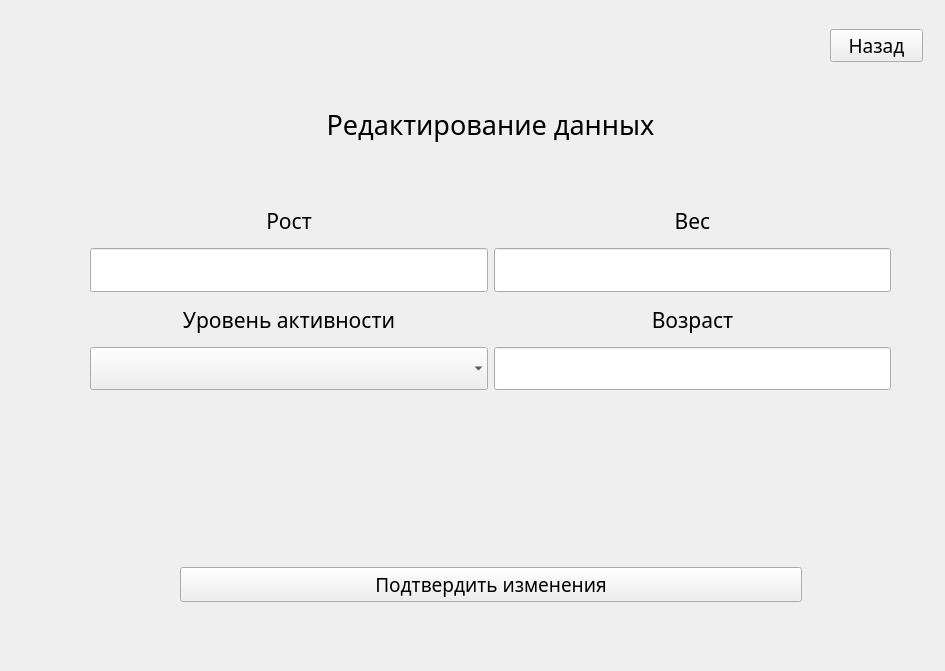
<?xml version="1.0" encoding="UTF-8"?>
<ui version="4.0">
 <class>RegLog</class>
 <widget class="QWidget" name="RegLog">
  <property name="geometry">
   <rect>
    <x>0</x>
    <y>0</y>
    <width>945</width>
    <height>671</height>
   </rect>
  </property>
  <property name="windowTitle">
   <string>Form</string>
  </property>
  <widget class="QStackedWidget" name="stackedWidget">
   <property name="geometry">
    <rect>
     <x>20</x>
     <y>19</y>
     <width>921</width>
     <height>601</height>
    </rect>
   </property>
   <property name="currentIndex">
    <number>3</number>
   </property>
   <widget class="QWidget" name="page_7">
    <widget class="QWidget" name="formLayoutWidget_7">
     <property name="geometry">
      <rect>
       <x>170</x>
       <y>200</y>
       <width>561</width>
       <height>141</height>
      </rect>
     </property>
     <layout class="QFormLayout" name="formLayout_7">
      <item row="0" column="0">
       <spacer name="verticalSpacer_7">
        <property name="orientation">
         <enum>Qt::Vertical</enum>
        </property>
        <property name="sizeHint" stdset="0">
         <size>
          <width>20</width>
          <height>10</height>
         </size>
        </property>
       </spacer>
      </item>
      <item row="0" column="1">
       <widget class="QLabel" name="llogin_error">
        <property name="text">
         <string>неправильно введен логин</string>
        </property>
       </widget>
      </item>
      <item row="1" column="0">
       <widget class="QLabel" name="lname">
        <property name="font">
         <font>
          <family>Sitka Heading</family>
          <pointsize>14</pointsize>
         </font>
        </property>
        <property name="text">
         <string>Логин</string>
        </property>
       </widget>
      </item>
      <item row="1" column="1">
       <widget class="QLineEdit" name="llogin_le">
        <property name="maximumSize">
         <size>
          <width>16777215</width>
          <height>70</height>
         </size>
        </property>
        <property name="font">
         <font>
          <pointsize>14</pointsize>
         </font>
        </property>
       </widget>
      </item>
      <item row="2" column="0">
       <widget class="QLabel" name="lpassword">
        <property name="font">
         <font>
          <family>Sitka Heading</family>
          <pointsize>14</pointsize>
         </font>
        </property>
        <property name="text">
         <string>Пароль</string>
        </property>
       </widget>
      </item>
      <item row="2" column="1">
       <widget class="QLineEdit" name="lpassword_le">
        <property name="maximumSize">
         <size>
          <width>16777215</width>
          <height>70</height>
         </size>
        </property>
        <property name="font">
         <font>
          <pointsize>14</pointsize>
         </font>
        </property>
       </widget>
      </item>
      <item row="3" column="0">
       <spacer name="horizontalSpacer_5">
        <property name="orientation">
         <enum>Qt::Horizontal</enum>
        </property>
        <property name="sizeHint" stdset="0">
         <size>
          <width>40</width>
          <height>20</height>
         </size>
        </property>
       </spacer>
      </item>
      <item row="3" column="1">
       <widget class="QCheckBox" name="saveme">
        <property name="text">
         <string>Запомнить меня</string>
        </property>
       </widget>
      </item>
     </layout>
    </widget>
    <widget class="QWidget" name="horizontalLayoutWidget_8">
     <property name="geometry">
      <rect>
       <x>160</x>
       <y>520</y>
       <width>561</width>
       <height>81</height>
      </rect>
     </property>
     <layout class="QHBoxLayout" name="horizontalLayout_9" stretch="1,9,1">
      <item>
       <spacer name="horizontalSpacer_13">
        <property name="orientation">
         <enum>Qt::Horizontal</enum>
        </property>
        <property name="sizeType">
         <enum>QSizePolicy::Maximum</enum>
        </property>
        <property name="sizeHint" stdset="0">
         <size>
          <width>90</width>
          <height>20</height>
         </size>
        </property>
       </spacer>
      </item>
      <item>
       <widget class="QPushButton" name="lButton">
        <property name="sizePolicy">
         <sizepolicy hsizetype="Minimum" vsizetype="Fixed">
          <horstretch>0</horstretch>
          <verstretch>0</verstretch>
         </sizepolicy>
        </property>
        <property name="font">
         <font>
          <family>Sitka Heading</family>
          <pointsize>14</pointsize>
         </font>
        </property>
        <property name="text">
         <string>Войти</string>
        </property>
       </widget>
      </item>
      <item>
       <spacer name="horizontalSpacer_14">
        <property name="orientation">
         <enum>Qt::Horizontal</enum>
        </property>
        <property name="sizeType">
         <enum>QSizePolicy::Maximum</enum>
        </property>
        <property name="sizeHint" stdset="0">
         <size>
          <width>89</width>
          <height>20</height>
         </size>
        </property>
       </spacer>
      </item>
     </layout>
    </widget>
    <widget class="QLabel" name="login">
     <property name="geometry">
      <rect>
       <x>170</x>
       <y>130</y>
       <width>561</width>
       <height>48</height>
      </rect>
     </property>
     <property name="font">
      <font>
       <family>Sitka Heading</family>
       <pointsize>20</pointsize>
       <weight>50</weight>
       <italic>false</italic>
       <bold>false</bold>
       <underline>false</underline>
       <strikeout>false</strikeout>
       <stylestrategy>PreferDefault</stylestrategy>
       <kerning>true</kerning>
      </font>
     </property>
     <property name="text">
      <string>Вход в систему</string>
     </property>
     <property name="alignment">
      <set>Qt::AlignCenter</set>
     </property>
    </widget>
    <widget class="QLabel" name="new_question">
     <property name="geometry">
      <rect>
       <x>630</x>
       <y>10</y>
       <width>231</width>
       <height>31</height>
      </rect>
     </property>
     <property name="font">
      <font>
       <family>Sitka Heading</family>
       <pointsize>14</pointsize>
      </font>
     </property>
     <property name="text">
      <string>Новый пользователь?</string>
     </property>
    </widget>
    <widget class="QPushButton" name="registrNewButton">
     <property name="geometry">
      <rect>
       <x>650</x>
       <y>50</y>
       <width>170</width>
       <height>30</height>
      </rect>
     </property>
     <property name="font">
      <font>
       <family>Sitka Heading</family>
       <pointsize>14</pointsize>
      </font>
     </property>
     <property name="text">
      <string>Регистрация</string>
     </property>
    </widget>
   </widget>
   <widget class="QWidget" name="page">
    <widget class="QWidget" name="horizontalLayoutWidget">
     <property name="geometry">
      <rect>
       <x>170</x>
       <y>520</y>
       <width>561</width>
       <height>81</height>
      </rect>
     </property>
     <layout class="QHBoxLayout" name="horizontalLayout_3">
      <item>
       <spacer name="horizontalSpacer_2">
        <property name="orientation">
         <enum>Qt::Horizontal</enum>
        </property>
        <property name="sizeType">
         <enum>QSizePolicy::Maximum</enum>
        </property>
        <property name="sizeHint" stdset="0">
         <size>
          <width>90</width>
          <height>20</height>
         </size>
        </property>
       </spacer>
      </item>
      <item>
       <widget class="QPushButton" name="rButton">
        <property name="font">
         <font>
          <family>Sitka Heading</family>
          <pointsize>14</pointsize>
         </font>
        </property>
        <property name="text">
         <string>Зарегистрироваться</string>
        </property>
       </widget>
      </item>
      <item>
       <spacer name="horizontalSpacer">
        <property name="orientation">
         <enum>Qt::Horizontal</enum>
        </property>
        <property name="sizeType">
         <enum>QSizePolicy::Fixed</enum>
        </property>
        <property name="sizeHint" stdset="0">
         <size>
          <width>89</width>
          <height>20</height>
         </size>
        </property>
       </spacer>
      </item>
     </layout>
    </widget>
    <widget class="QLabel" name="registration">
     <property name="geometry">
      <rect>
       <x>170</x>
       <y>130</y>
       <width>561</width>
       <height>48</height>
      </rect>
     </property>
     <property name="font">
      <font>
       <family>Sitka Heading</family>
       <pointsize>20</pointsize>
       <weight>50</weight>
       <italic>false</italic>
       <bold>false</bold>
       <underline>false</underline>
       <strikeout>false</strikeout>
       <stylestrategy>PreferDefault</stylestrategy>
       <kerning>true</kerning>
      </font>
     </property>
     <property name="text">
      <string>Регистрация</string>
     </property>
     <property name="alignment">
      <set>Qt::AlignCenter</set>
     </property>
    </widget>
    <widget class="QWidget" name="formLayoutWidget">
     <property name="geometry">
      <rect>
       <x>170</x>
       <y>190</y>
       <width>561</width>
       <height>141</height>
      </rect>
     </property>
     <layout class="QFormLayout" name="formLayout">
      <item row="0" column="0">
       <spacer name="verticalSpacer">
        <property name="orientation">
         <enum>Qt::Vertical</enum>
        </property>
        <property name="sizeType">
         <enum>QSizePolicy::Fixed</enum>
        </property>
        <property name="sizeHint" stdset="0">
         <size>
          <width>20</width>
          <height>10</height>
         </size>
        </property>
       </spacer>
      </item>
      <item row="0" column="1">
       <widget class="QLabel" name="rlogin_error">
        <property name="text">
         <string>неправильно введен логин</string>
        </property>
       </widget>
      </item>
      <item row="1" column="0">
       <widget class="QLabel" name="rname">
        <property name="font">
         <font>
          <family>Sitka Heading</family>
          <pointsize>14</pointsize>
         </font>
        </property>
        <property name="text">
         <string>Логин</string>
        </property>
       </widget>
      </item>
      <item row="1" column="1">
       <widget class="QLineEdit" name="rlogin_le">
        <property name="font">
         <font>
          <pointsize>14</pointsize>
         </font>
        </property>
       </widget>
      </item>
      <item row="2" column="0">
       <widget class="QLabel" name="rpassword">
        <property name="font">
         <font>
          <family>Sitka Heading</family>
          <pointsize>14</pointsize>
         </font>
        </property>
        <property name="text">
         <string>Создать пароль</string>
        </property>
       </widget>
      </item>
      <item row="2" column="1">
       <widget class="QLineEdit" name="rpassword_le">
        <property name="font">
         <font>
          <pointsize>14</pointsize>
         </font>
        </property>
       </widget>
      </item>
      <item row="3" column="0">
       <widget class="QLabel" name="rpassword_acc">
        <property name="font">
         <font>
          <family>Sitka Heading</family>
          <pointsize>14</pointsize>
         </font>
        </property>
        <property name="text">
         <string>Подтвердить пароль</string>
        </property>
       </widget>
      </item>
      <item row="3" column="1">
       <widget class="QLineEdit" name="rpassword_le_acc">
        <property name="font">
         <font>
          <pointsize>14</pointsize>
         </font>
        </property>
       </widget>
      </item>
     </layout>
    </widget>
    <widget class="QPushButton" name="enterButton1">
     <property name="geometry">
      <rect>
       <x>670</x>
       <y>50</y>
       <width>121</width>
       <height>31</height>
      </rect>
     </property>
     <property name="font">
      <font>
       <family>Sitka Heading</family>
       <pointsize>14</pointsize>
      </font>
     </property>
     <property name="text">
      <string>Войти</string>
     </property>
    </widget>
    <widget class="QLabel" name="login_quest1">
     <property name="geometry">
      <rect>
       <x>650</x>
       <y>10</y>
       <width>201</width>
       <height>31</height>
      </rect>
     </property>
     <property name="font">
      <font>
       <family>Sitka Heading</family>
       <pointsize>14</pointsize>
      </font>
     </property>
     <property name="text">
      <string>Уже есть аккаунт?</string>
     </property>
    </widget>
   </widget>
   <widget class="QWidget" name="page_2">
    <widget class="QWidget" name="horizontalLayoutWidget_2">
     <property name="geometry">
      <rect>
       <x>140</x>
       <y>520</y>
       <width>691</width>
       <height>51</height>
      </rect>
     </property>
     <layout class="QHBoxLayout" name="horizontalLayout_4">
      <item>
       <spacer name="horizontalSpacer_3">
        <property name="orientation">
         <enum>Qt::Horizontal</enum>
        </property>
        <property name="sizeType">
         <enum>QSizePolicy::Maximum</enum>
        </property>
        <property name="sizeHint" stdset="0">
         <size>
          <width>90</width>
          <height>20</height>
         </size>
        </property>
       </spacer>
      </item>
      <item>
       <widget class="QPushButton" name="confirm">
        <property name="font">
         <font>
          <family>Sitka Heading</family>
          <pointsize>14</pointsize>
         </font>
        </property>
        <property name="text">
         <string>Подтвердить</string>
        </property>
       </widget>
      </item>
      <item>
       <spacer name="horizontalSpacer_4">
        <property name="orientation">
         <enum>Qt::Horizontal</enum>
        </property>
        <property name="sizeType">
         <enum>QSizePolicy::Fixed</enum>
        </property>
        <property name="sizeHint" stdset="0">
         <size>
          <width>89</width>
          <height>20</height>
         </size>
        </property>
       </spacer>
      </item>
     </layout>
    </widget>
    <widget class="QWidget" name="formLayoutWidget_2">
     <property name="geometry">
      <rect>
       <x>140</x>
       <y>200</y>
       <width>691</width>
       <height>241</height>
      </rect>
     </property>
     <layout class="QFormLayout" name="formLayout_2">
      <item row="0" column="0">
       <spacer name="verticalSpacer_2">
        <property name="orientation">
         <enum>Qt::Vertical</enum>
        </property>
        <property name="sizeType">
         <enum>QSizePolicy::Fixed</enum>
        </property>
        <property name="sizeHint" stdset="0">
         <size>
          <width>20</width>
          <height>10</height>
         </size>
        </property>
       </spacer>
      </item>
      <item row="0" column="1">
       <widget class="QLabel" name="derror">
        <property name="text">
         <string>неправильно введены данные</string>
        </property>
       </widget>
      </item>
      <item row="1" column="0">
       <widget class="QLabel" name="high">
        <property name="font">
         <font>
          <family>Sitka Heading</family>
          <pointsize>14</pointsize>
         </font>
        </property>
        <property name="text">
         <string>Рост</string>
        </property>
       </widget>
      </item>
      <item row="1" column="1">
       <widget class="QLineEdit" name="high_le">
        <property name="font">
         <font>
          <pointsize>14</pointsize>
         </font>
        </property>
       </widget>
      </item>
      <item row="2" column="0">
       <widget class="QLabel" name="weight">
        <property name="font">
         <font>
          <family>Sitka Heading</family>
          <pointsize>14</pointsize>
         </font>
        </property>
        <property name="text">
         <string>Вес</string>
        </property>
       </widget>
      </item>
      <item row="2" column="1">
       <widget class="QLineEdit" name="weight_le">
        <property name="font">
         <font>
          <pointsize>14</pointsize>
         </font>
        </property>
       </widget>
      </item>
      <item row="3" column="0">
       <widget class="QLabel" name="activ">
        <property name="font">
         <font>
          <family>Sitka Heading</family>
          <pointsize>14</pointsize>
         </font>
        </property>
        <property name="text">
         <string>Уровень активности</string>
        </property>
       </widget>
      </item>
      <item row="3" column="1">
       <widget class="QComboBox" name="activ_cb">
        <property name="sizePolicy">
         <sizepolicy hsizetype="Preferred" vsizetype="Fixed">
          <horstretch>0</horstretch>
          <verstretch>0</verstretch>
         </sizepolicy>
        </property>
        <property name="font">
         <font>
          <pointsize>15</pointsize>
         </font>
        </property>
       </widget>
      </item>
      <item row="4" column="0">
       <widget class="QLabel" name="age">
        <property name="font">
         <font>
          <family>Sitka Heading</family>
          <pointsize>14</pointsize>
         </font>
        </property>
        <property name="text">
         <string>Возраст</string>
        </property>
       </widget>
      </item>
      <item row="4" column="1">
       <widget class="QLineEdit" name="age_le">
        <property name="font">
         <font>
          <pointsize>14</pointsize>
         </font>
        </property>
       </widget>
      </item>
      <item row="5" column="0">
       <widget class="QLabel" name="gender_choice">
        <property name="font">
         <font>
          <family>Sitka Heading</family>
          <pointsize>14</pointsize>
         </font>
        </property>
        <property name="text">
         <string>Укажите пол</string>
        </property>
       </widget>
      </item>
      <item row="5" column="1">
       <layout class="QHBoxLayout" name="horizontalLayout">
        <item>
         <widget class="QRadioButton" name="maleButton">
          <property name="font">
           <font>
            <family>Sitka Heading</family>
            <pointsize>14</pointsize>
           </font>
          </property>
          <property name="text">
           <string>Мужской</string>
          </property>
         </widget>
        </item>
        <item>
         <widget class="QRadioButton" name="femaleButton">
          <property name="font">
           <font>
            <family>Sitka Heading</family>
            <pointsize>14</pointsize>
           </font>
          </property>
          <property name="text">
           <string>Женский</string>
          </property>
         </widget>
        </item>
       </layout>
      </item>
     </layout>
    </widget>
    <widget class="QLabel" name="registration_2">
     <property name="geometry">
      <rect>
       <x>330</x>
       <y>130</y>
       <width>291</width>
       <height>48</height>
      </rect>
     </property>
     <property name="font">
      <font>
       <family>Sitka Heading</family>
       <pointsize>20</pointsize>
       <weight>50</weight>
       <italic>false</italic>
       <bold>false</bold>
       <underline>false</underline>
       <strikeout>false</strikeout>
       <stylestrategy>PreferDefault</stylestrategy>
       <kerning>true</kerning>
      </font>
     </property>
     <property name="text">
      <string>Заполните форму</string>
     </property>
     <property name="alignment">
      <set>Qt::AlignCenter</set>
     </property>
    </widget>
    <widget class="QPushButton" name="enterButton2">
     <property name="geometry">
      <rect>
       <x>670</x>
       <y>50</y>
       <width>121</width>
       <height>31</height>
      </rect>
     </property>
     <property name="font">
      <font>
       <family>Sitka Heading</family>
       <pointsize>14</pointsize>
      </font>
     </property>
     <property name="text">
      <string>Войти</string>
     </property>
    </widget>
    <widget class="QLabel" name="login_quest2">
     <property name="geometry">
      <rect>
       <x>650</x>
       <y>10</y>
       <width>201</width>
       <height>31</height>
      </rect>
     </property>
     <property name="font">
      <font>
       <family>Sitka Heading</family>
       <pointsize>14</pointsize>
      </font>
     </property>
     <property name="text">
      <string>Уже есть аккаунт?</string>
     </property>
    </widget>
   </widget>
   <widget class="QWidget" name="page_3">
    <widget class="QLabel" name="UserDataChange">
     <property name="geometry">
      <rect>
       <x>70</x>
       <y>70</y>
       <width>801</width>
       <height>71</height>
      </rect>
     </property>
     <property name="font">
      <font>
       <family>Sitka Heading</family>
       <pointsize>20</pointsize>
      </font>
     </property>
     <property name="text">
      <string>Редактирование данных</string>
     </property>
     <property name="alignment">
      <set>Qt::AlignCenter</set>
     </property>
    </widget>
    <widget class="QPushButton" name="BackButtonChange">
     <property name="geometry">
      <rect>
       <x>810</x>
       <y>10</y>
       <width>93</width>
       <height>33</height>
      </rect>
     </property>
     <property name="font">
      <font>
       <family>Sitka Heading</family>
       <pointsize>14</pointsize>
      </font>
     </property>
     <property name="text">
      <string>Назад</string>
     </property>
    </widget>
    <widget class="QWidget" name="horizontalLayoutWidget_3">
     <property name="geometry">
      <rect>
       <x>70</x>
       <y>540</y>
       <width>801</width>
       <height>51</height>
      </rect>
     </property>
     <layout class="QHBoxLayout" name="horizontalLayout_8">
      <item>
       <spacer name="horizontalSpacer_7">
        <property name="orientation">
         <enum>Qt::Horizontal</enum>
        </property>
        <property name="sizeType">
         <enum>QSizePolicy::Minimum</enum>
        </property>
        <property name="sizeHint" stdset="0">
         <size>
          <width>90</width>
          <height>20</height>
         </size>
        </property>
       </spacer>
      </item>
      <item>
       <widget class="QPushButton" name="ChangesConfirmButton">
        <property name="font">
         <font>
          <family>Sitka Heading</family>
          <pointsize>14</pointsize>
         </font>
        </property>
        <property name="text">
         <string>Подтвердить изменения</string>
        </property>
       </widget>
      </item>
      <item>
       <spacer name="horizontalSpacer_8">
        <property name="orientation">
         <enum>Qt::Horizontal</enum>
        </property>
        <property name="sizeType">
         <enum>QSizePolicy::Minimum</enum>
        </property>
        <property name="sizeHint" stdset="0">
         <size>
          <width>89</width>
          <height>20</height>
         </size>
        </property>
       </spacer>
      </item>
     </layout>
    </widget>
    <widget class="QWidget" name="gridLayoutWidget">
     <property name="geometry">
      <rect>
       <x>70</x>
       <y>180</y>
       <width>801</width>
       <height>191</height>
      </rect>
     </property>
     <layout class="QGridLayout" name="gridLayout">
      <item row="0" column="0">
       <widget class="QLabel" name="heightedit">
        <property name="font">
         <font>
          <family>Sitka Heading</family>
          <pointsize>16</pointsize>
         </font>
        </property>
        <property name="text">
         <string>Рост</string>
        </property>
        <property name="alignment">
         <set>Qt::AlignCenter</set>
        </property>
       </widget>
      </item>
      <item row="2" column="0">
       <widget class="QLabel" name="activityedit">
        <property name="font">
         <font>
          <family>Sitka Heading</family>
          <pointsize>16</pointsize>
         </font>
        </property>
        <property name="text">
         <string>Уровень активности</string>
        </property>
        <property name="alignment">
         <set>Qt::AlignCenter</set>
        </property>
       </widget>
      </item>
      <item row="1" column="1">
       <widget class="QLineEdit" name="weight_ed">
        <property name="maximumSize">
         <size>
          <width>16777215</width>
          <height>70</height>
         </size>
        </property>
        <property name="font">
         <font>
          <pointsize>12</pointsize>
         </font>
        </property>
        <property name="alignment">
         <set>Qt::AlignCenter</set>
        </property>
       </widget>
      </item>
      <item row="1" column="0">
       <widget class="QLineEdit" name="height_ed">
        <property name="maximumSize">
         <size>
          <width>16777215</width>
          <height>70</height>
         </size>
        </property>
        <property name="font">
         <font>
          <pointsize>12</pointsize>
         </font>
        </property>
        <property name="alignment">
         <set>Qt::AlignCenter</set>
        </property>
       </widget>
      </item>
      <item row="2" column="1">
       <widget class="QLabel" name="ageedit">
        <property name="font">
         <font>
          <family>Sitka Heading</family>
          <pointsize>16</pointsize>
         </font>
        </property>
        <property name="text">
         <string>Возраст</string>
        </property>
        <property name="alignment">
         <set>Qt::AlignCenter</set>
        </property>
       </widget>
      </item>
      <item row="3" column="1">
       <widget class="QLineEdit" name="age_ed">
        <property name="maximumSize">
         <size>
          <width>16777215</width>
          <height>70</height>
         </size>
        </property>
        <property name="font">
         <font>
          <pointsize>12</pointsize>
         </font>
        </property>
        <property name="alignment">
         <set>Qt::AlignCenter</set>
        </property>
       </widget>
      </item>
      <item row="0" column="1">
       <widget class="QLabel" name="weightedit">
        <property name="font">
         <font>
          <family>Sitka Heading</family>
          <pointsize>16</pointsize>
         </font>
        </property>
        <property name="text">
         <string>Вес</string>
        </property>
        <property name="alignment">
         <set>Qt::AlignCenter</set>
        </property>
       </widget>
      </item>
      <item row="3" column="0">
       <widget class="QComboBox" name="act_ed">
        <property name="maximumSize">
         <size>
          <width>16777215</width>
          <height>70</height>
         </size>
        </property>
        <property name="font">
         <font>
          <pointsize>12</pointsize>
         </font>
        </property>
        <property name="iconSize">
         <size>
          <width>0</width>
          <height>0</height>
         </size>
        </property>
        <property name="frame">
         <bool>false</bool>
        </property>
       </widget>
      </item>
     </layout>
    </widget>
   </widget>
  </widget>
  <widget class="QLabel" name="backlabel1">
   <property name="geometry">
    <rect>
     <x>-156</x>
     <y>475</y>
     <width>1601</width>
     <height>381</height>
    </rect>
   </property>
   <property name="text">
    <string/>
   </property>
  </widget>
  <zorder>backlabel1</zorder>
  <zorder>stackedWidget</zorder>
 </widget>
 <resources/>
 <connections/>
</ui>
